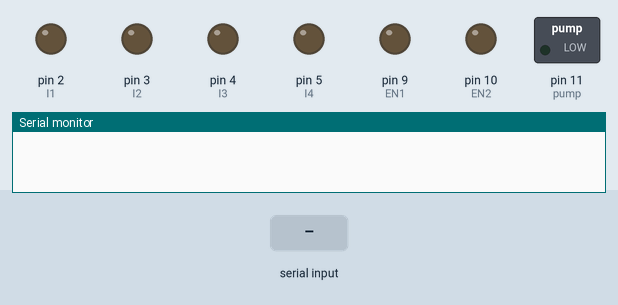
This sketch was run on a simulated Arduino Uno, built with avr-gcc and run on an emulated ATmega328P. On the bench: switched loads named in the sketch (green lamp = pin HIGH), output pins drawn as LEDs (lit = HIGH), the last lines printed to the serial monitor. The inputs (shaded band) are chosen by the test bench.

Above: at 1.2 s.
1.3 s: "1" received over Serial
At 2.2 s:
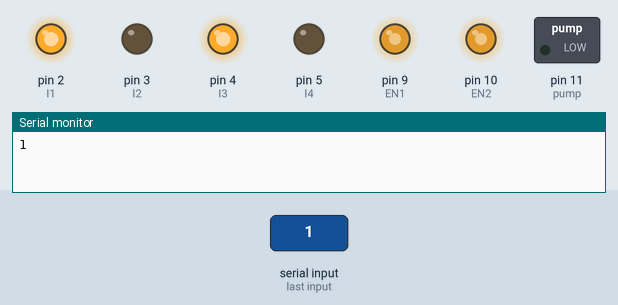
2.8 s: "2" received over Serial
At 3.3 s:
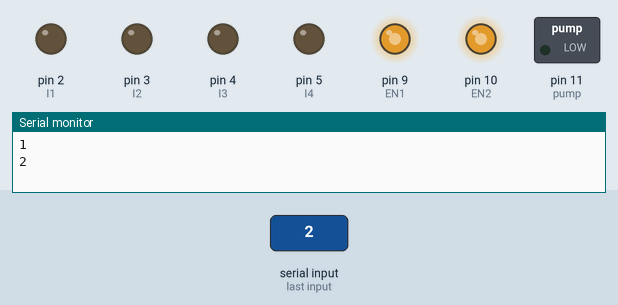
4.3 s: "3" received over Serial
At 5.5 s:
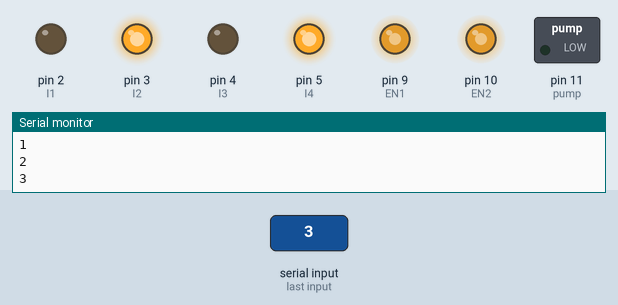
5.8 s: "4" received over Serial
At 6.8 s:
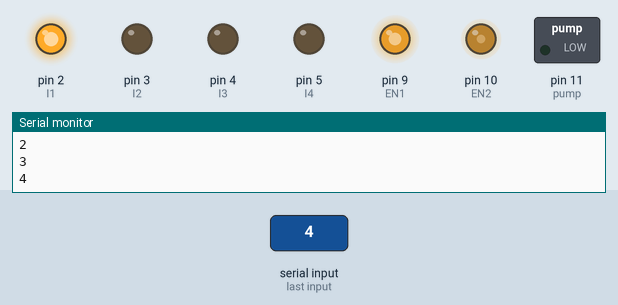
7.3 s: "5" received over Serial
At 7.9 s:
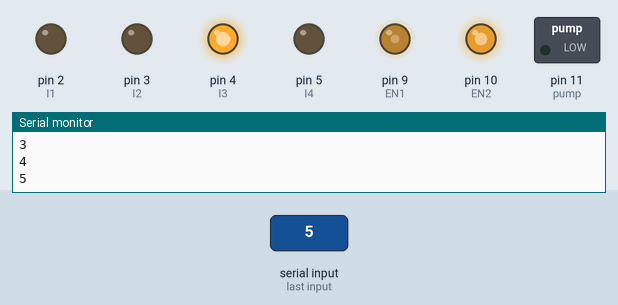
8.8 s: "6" received over Serial
At 9.1 s:
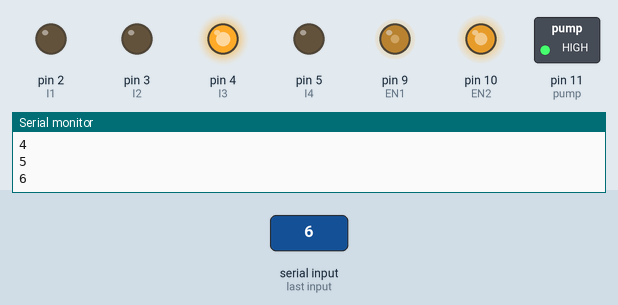
Timing chart, 0 to 11.3 s (numbered marks = the images above; inputs shaded):
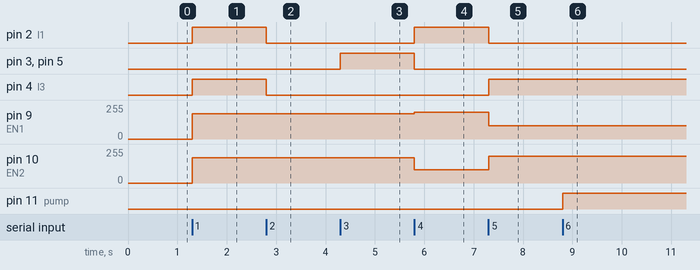

Measured:
- after the input at 1.3 s, pin 2 (I1), pin 4 (I3): LOW → HIGH at once; pin 9 (EN1), pin 10 (EN2): 0/255 → 190/255 at once
- after the input at 2.8 s, pin 2 (I1), pin 4 (I3): HIGH → LOW at once
- after the input at 4.3 s, pin 3 (I2), pin 5 (I4): LOW → HIGH at once
- after the input at 5.8 s, pin 2 (I1): LOW → HIGH at once; pin 3 (I2), pin 5 (I4): HIGH → LOW at once; pin 9 (EN1): 190/255 → 200/255 at once; pin 10 (EN2): 190/255 → 100/255 at once
- after the input at 7.3 s, pin 2 (I1): HIGH → LOW at once; pin 4 (I3): LOW → HIGH at once; pin 9 (EN1): 200/255 → 100/255 at once; pin 10 (EN2): 100/255 → 200/255 at once
- after the input at 8.8 s, pin 11 (pump): LOW → HIGH at once

The sketch:

Pump_Code.ino
```cpp
#define EN1 9
#define EN2 10
#define I1 2
#define I2 3
#define I3 4
#define I4 5
int pump = 11;
char x;
void setup()
{
 pinMode(I1,OUTPUT);
 pinMode(I2,OUTPUT);
 pinMode(I3,OUTPUT);
 pinMode(I4,OUTPUT);
 pinMode(11,OUTPUT);


 Serial.begin(9600);
}


void loop()
{
  if(Serial.available())
  {
    x=Serial.read();
    Serial.println(x);
  }

if(x=='1')
{
analogWrite(EN1,190);
analogWrite(EN2,190);
digitalWrite(I1,HIGH);
digitalWrite(I2,LOW);
digitalWrite(I3,HIGH);
digitalWrite(I4,LOW);
}
if(x=='2')
{
digitalWrite(I1,LOW);
digitalWrite(I2,LOW);
digitalWrite(I3,LOW);
digitalWrite(I4,LOW);
}
if(x=='3')
{
analogWrite(EN1,190);
analogWrite(EN2,190);
digitalWrite(I1,LOW);
digitalWrite(I2,HIGH);
digitalWrite(I3,LOW);
digitalWrite(I4,HIGH);
}
if(x=='4')
{
analogWrite(EN1,200);
analogWrite(EN2,100);
digitalWrite(I1,HIGH);
digitalWrite(I2,LOW);
digitalWrite(I3,LOW);
digitalWrite(I4,LOW);
}
if(x=='5')
{
analogWrite(EN1,100);
analogWrite(EN2,200);
digitalWrite(I1,LOW);
digitalWrite(I2,LOW);
digitalWrite(I3,HIGH);
digitalWrite(I4,LOW);
}
if (x=='6')
{
  digitalWrite(pump,HIGH);
}
if (x=='7')
{
  digitalWrite(pump,LOW);
}
}
```
